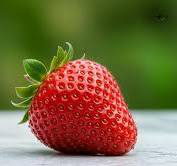
#> input picture discussions/disc_20251129-183617.png, 177 x 166 px
$ python -i artistic.py   (imports and definitions only)
#> lines starting #> are read from the running program, lines starting #| are printed output that depends on the picture
# styles/artistic.py

from PIL import Image
import numpy as np
import cv2


def _pil_to_cv2(pil_img: Image.Image) -> np.ndarray:
    rgb = np.array(pil_img.convert("RGB"))
    bgr = cv2.cvtColor(rgb, cv2.COLOR_RGB2BGR)
    return bgr


def _cv2_to_pil(bgr_img: np.ndarray) -> Image.Image:
    rgb = cv2.cvtColor(bgr_img, cv2.COLOR_BGR2RGB)
    return Image.fromarray(rgb)


def painting(image: Image.Image, sigma_s: int = 60, sigma_r: float = 0.6) -> Image.Image:
    """
    Advanced 'painting' style using OpenCV stylization.
    sigma_s: spatial extent of the effect (0–200)
    sigma_r: range for color (0–1)
    """
    bgr = _pil_to_cv2(image)

    painted_bgr = cv2.stylization(
        bgr,
        sigma_s=sigma_s,
        sigma_r=sigma_r,
    )

    return _cv2_to_pil(painted_bgr)

>>> from PIL import Image
>>> picture = Image.open('../discussions/disc_20251129-183617.png')
#> picture is the input picture: PIL image 177x166 RGB; mean R, G, B 120.2, 105.4, 64.3
>>> result = painting(picture)
#> in painting, `painted_bgr = cv2.stylization( bgr, sigma_s=sigma_s, sigma_r=sigma_r, )`:
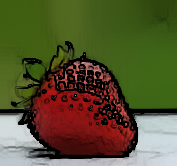
#> painted_bgr: shape (166, 177, 3); mean B, G, R 48.2, 85.2, 87.2
